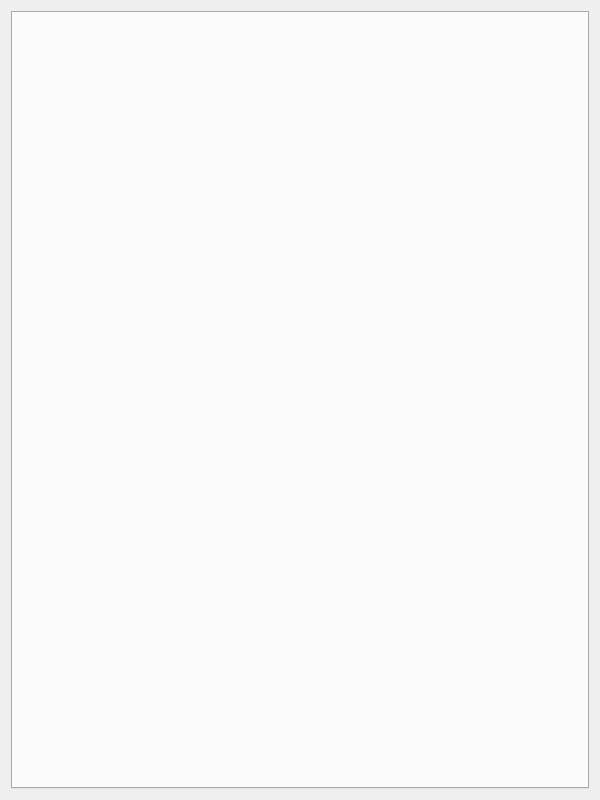
<?xml version="1.0" encoding="UTF-8"?>
<ui version="4.0">
 <class>HexapodControllerWidget</class>
 <widget class="QWidget" name="HexapodControllerWidget">
  <property name="geometry">
   <rect>
    <x>0</x>
    <y>0</y>
    <width>600</width>
    <height>800</height>
   </rect>
  </property>
  <property name="windowTitle">
   <string>Asterisk ヘキサポッド コントローラー</string>
  </property>
  <layout class="QVBoxLayout" name="verticalLayout">
   <item>
    <widget class="QTabWidget" name="mainTabWidget">
     <property name="currentIndex">
      <number>0</number>
     </property>
     <!-- 各タブの内容はコードで動的に生成するため省略 -->
    </widget>
   </item>
  </layout>
 </widget>
</ui>
